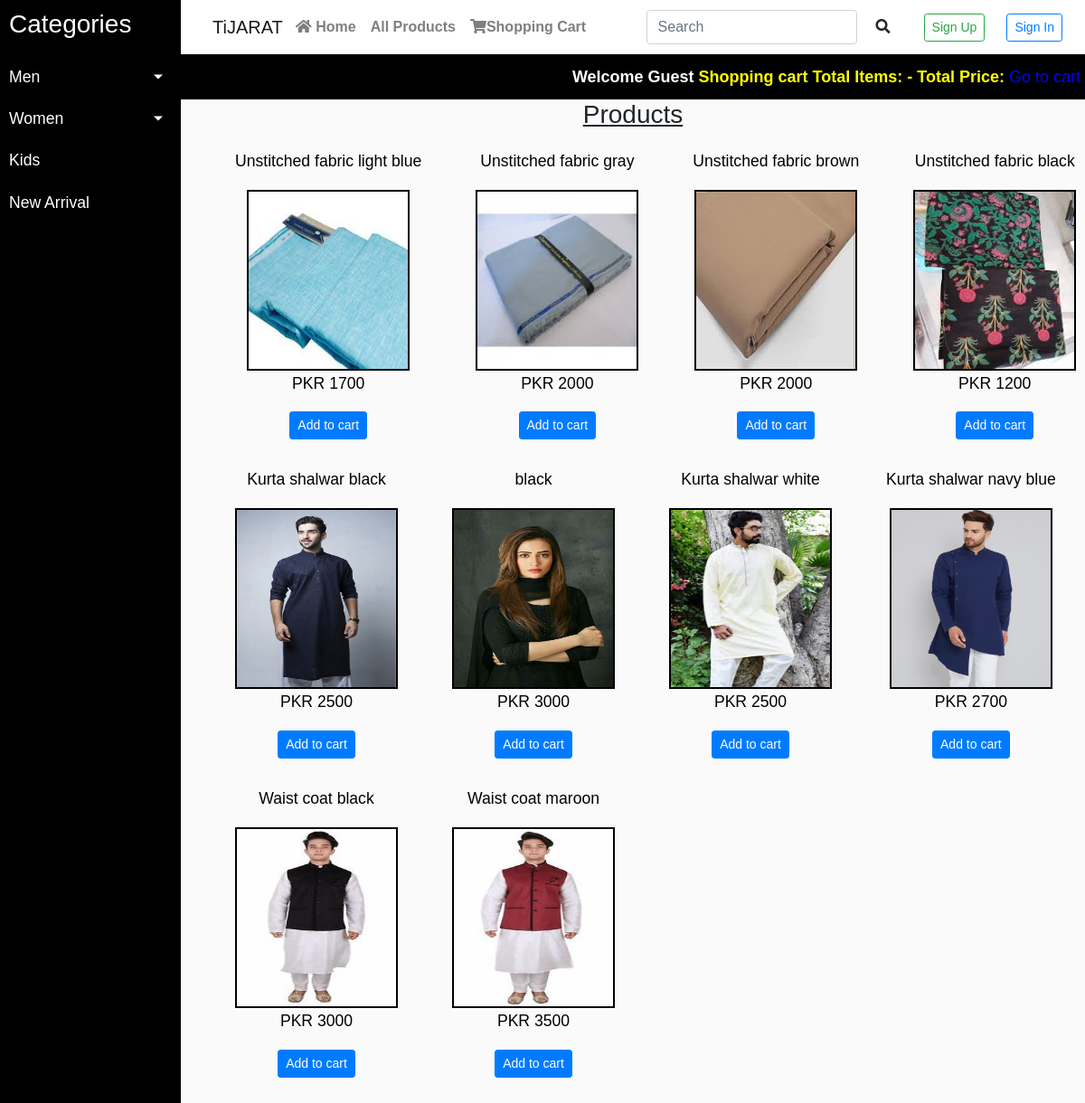
The page / on the database its author committed.
### tables this page shows
CREATE TABLE `products` (
  `product_id` int(100) NOT NULL,
  `product_cat` int(100) NOT NULL,
  `product_type` tinytext,
  `product_title` varchar(255) NOT NULL,
  `product_price` int(100) NOT NULL,
  `product_desc` text NOT NULL,
  `product_image` text NOT NULL,
  `product_keywords` text NOT NULL
);

### functions/functions.php (the view, shortened to what this page needs)
<?php
$con=mysqli_connect("localhost","root","","ecommerce");
function getPro()
{
    global $con;
    if (!isset ($_GET['type_id']))
        if(!isset($_GET['women_id']))
        {
    $get_pro= "SELECT * FROM products order by 'product_id' LIMIT 0,10";
    $run_pro= mysqli_query($con, $get_pro);
    while($row_pro=mysqli_fetch_array($run_pro))
    {
        $pro_id=$row_pro['product_id'];
        $pro_title=$row_pro['product_title'];
        $pro_price=$row_pro['product_price'];
        $pro_image=$row_pro['product_image'];
        echo "
            <div id=single_product>
            <a href='details.php?pro_id=$pro_id' >  <p>  $pro_title  </p> </a>
            <a href='details.php?pro_id=$pro_id'> <img src='admin_area/product_images/$pro_image' width='180' height='200' /> </a>
            <p> PKR $pro_price </p>
            <a href='index.php?add_cart=$pro_id'> <button class='btn btn-sm mx-4 btn-primary' style:'float:right'> Add to cart </button> </a>
            </div>
        ";
    }
        }
}
?>

### style.css (style rules this page uses)
body { font-family: 'Poppins', sans-serif; background: #fafafa; }
p { font-family: 'Poppins', sans-serif; font-size:1.1em; font-weight: 300; line-height: 1.7em; color: black; }
a, a:hover, a:focus { color: inherit; text-decoration: none; transition: all 0.3s; }
#single_product { float: left; padding-bottom : 30px; padding-left: 60px; }
#single_product img { border: 2px solid black; }

### rows shown on the page
products: product_title "Unstitched fabric light blue", product_image (picture), product_price "1700"
products: product_title "Unstitched fabric gray", product_image (picture), product_price "2000"
products: product_title "Unstitched fabric brown", product_image (picture), product_price "2000"
products: product_title "Unstitched fabric black", product_image (picture), product_price "1200"
products: product_title "Kurta shalwar black", product_image (picture), product_price "2500"
products: product_title "black", product_image (picture), product_price "3000"
products: product_title "Kurta shalwar white", product_image (picture), product_price "2500"
products: product_title "Kurta shalwar navy blue", product_image (picture), product_price "2700"
products: product_title "Waist coat black", product_image (picture), product_price "3000"
products: product_title "Waist coat maroon", product_image (picture), product_price "3500"
